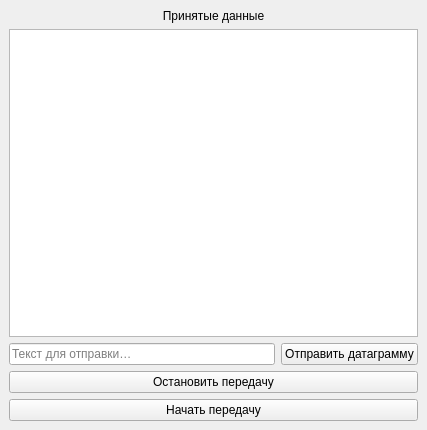
<?xml version="1.0" encoding="UTF-8"?>
<ui version="4.0">
 <class>MainWindow</class>
 <widget class="QMainWindow" name="MainWindow">
  <property name="geometry">
   <rect>
    <x>0</x>
    <y>0</y>
    <width>427</width>
    <height>430</height>
   </rect>
  </property>
  <property name="windowTitle">
   <string>MainWindow</string>
  </property>
  <widget class="QWidget" name="centralwidget">
   <layout class="QVBoxLayout" name="verticalLayout">
    <item>
     <widget class="QLabel" name="lb_receiveData">
      <property name="text">
       <string>Принятые данные</string>
      </property>
      <property name="alignment">
       <set>Qt::AlignCenter</set>
      </property>
     </widget>
    </item>
    <item>
     <widget class="QTextEdit" name="te_result"/>
    </item>
    <item>
     <layout class="QHBoxLayout" name="hl_send">
      <item>
       <widget class="QLineEdit" name="le_text">
        <property name="placeholderText">
         <string>Текст для отправки…</string>
        </property>
       </widget>
      </item>
      <item>
       <widget class="QPushButton" name="pb_send">
        <property name="text">
         <string>Отправить датаграмму</string>
        </property>
       </widget>
      </item>
     </layout>
    </item>
    <item>
     <widget class="QPushButton" name="pb_stop">
      <property name="text">
       <string>Остановить передачу</string>
      </property>
     </widget>
    </item>
    <item>
     <widget class="QPushButton" name="pb_start">
      <property name="text">
       <string>Начать передачу</string>
      </property>
     </widget>
    </item>
   </layout>
  </widget>
 </widget>
 <resources/>
 <connections/>
</ui>
